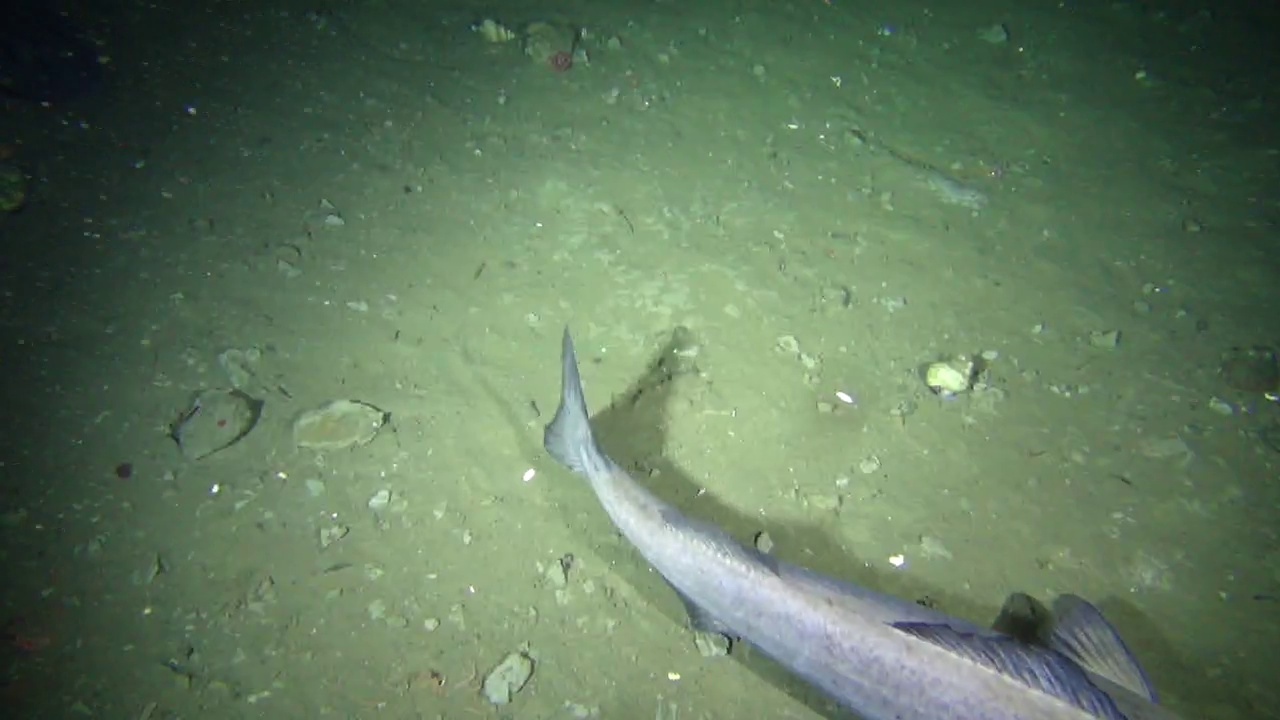
%> input picture Oceandark dataset/1.jpg, 1280 x 720 px
$ octave --eval "imageRead('../../Oceandark dataset/1.jpg');"   (GNU Octave 9; MATLAB toolbox functions it lacks are replaced by stand-ins)
%> lines starting %> are read from the running program, lines starting %| are printed output that depends on the picture
%> in imageRead, inImg is the input picture: size 720x1280x3 uint8; mean R, G, B 96.4, 119.2, 93
### Others/A new image enhancement method considering both dynamic range and color constancy/hsvMain.m
% clear all;
% clc;

function hsvMain(inImg)
figure, imshow(inImg);
inImg=rgb2hsv(inImg);
%> inImg: size 720x1280x3 double; mean H, S, V 0.337, 0.271, 0.47
inhistR=imhist(inImg(:,:,1));
%> inhistR = 256 values, max 37420 at index 69, min 0 at index 2, mean 3600
inhistG=imhist(inImg(:,:,2));
%> inhistG = 256 values, max 42446 at index 64, min 0 at index 128, mean 3600
inhistB=imhist(inImg(:,:,3));
%> inhistB = 256 values, max 7195 at index 134, min 0 at index 1, mean 3600
 inhistB=abs(inhistB-255);
%> inhistB = 256 values, max 6940 at index 134, min 1 at index 232, mean 3406.7
% figure, imhist(inImg(:,:,1));
% figure, imhist(inImg(:,:,2));
 figure, imhist(inImg(:,:,3));
%> after `imhist(inImg(:,:,3))`:
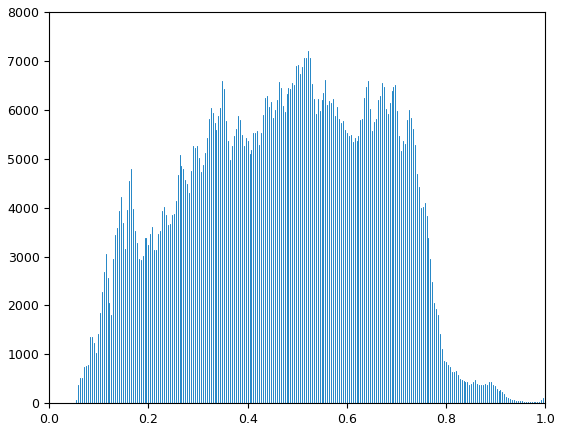
%> figure redrawn from the program's plot data; highest point at x = 0.522, y = 7195

[m n l]=size(inImg);
%> m = 720; n = 1280; l = 3

inhistR=inhistR./(m*n);
%> inhistR = 256 values, max 0.0406 at index 69, min 0 at index 2, mean 0.00391
inhistG=inhistG./(m*n);
%> inhistG = 256 values, max 0.0461 at index 64, min 0 at index 128, mean 0.00391
inhistB=inhistB./(m*n);
%> inhistB = 256 values, max 0.00753 at index 134, min 1.09e-06 at index 232, mean 0.0037

for i=1:83
    img2 = imread(['database/',int2str(i),'.jpg']);
    img2=rgb2hsv(img2);
    [a b c]=size(img2);
%> a = 720; b = 1280; c = 3
    x=imhist(img2(:,:,3))';
%> x = 256 values, max 7195 at index 134, min 0 at index 1, mean 3600
    p(i,:)=x./(a*b);
    %p(i,:)=imhist(img2(:,:,3))';
    minimum(i)=Jensen(p(i,:)+1,inhistB'+1);
    %minimum(i)=Jensen(p(i,:)+1,inhistB'+1);
end

[minim,index3]=min(minimum);
 img2 = imread(['database\',int2str(index3),'.jpg']);
 [a b c]=size(img2);
 p(index3)=p(index3)*(a*b);
%inImg(:,:,3)=histeq(inImg(:,:,3), p(index3));
inImg(:,:,3)=histeq(inImg(:,:,3), p(index3));
%inImg(:,:,3)=abs(z-255);
inImg1=hsv2rgb(inImg);
figure, imshow(inImg1);
figure, imhist(inImg1(:,:,3));


### Others/A new image enhancement method considering both dynamic range and color constancy/Jensen.m
%**********************Jensen.m********************************
function Min= Jensen(Num, w)

newNum=Num./sum(Num);
%> newNum = 256 values, max 0.00392 at index 134, min 0.00389 at index 1, mean 0.00391
newW=w./sum(w);
%> newW = 256 values, max 0.00392 at index 134, min 0.00389 at index 232, mean 0.00391
t=newNum.*log2(newNum);
%> t = 256 values, max -0.0312 at index 1, min -0.0313 at index 134, mean -0.0312
t1=newW.*log2(newW);
%> t1 = 256 values, max -0.0312 at index 232, min -0.0313 at index 134, mean -0.0312
t3=(newNum+newW).*log2((newNum+newW)./2);
%> t3 = 256 values, max -0.0623 at index 234, min -0.0627 at index 134, mean -0.0625
dis=(t+t1-t3);
%> dis = 256 values, max 3.31e-10 at index 1, min 1.16e-13 at index 234, mean 3.96e-11
Dis = (1/2)*sum(dis, 2);
%> Dis = 5.07e-09
Min = Dis;
%> Min = 5.07e-09
%> the run ends on the next line
% [11 lines of commented-out code are left out]

end

### Others/A new image enhancement method considering both dynamic range and color constancy/imageRead.m
function imageRead(address)

inImg = imread(address);
if length(size(inImg))==3
    hsvMain(inImg);
else
    grayMain(inImg);
end
